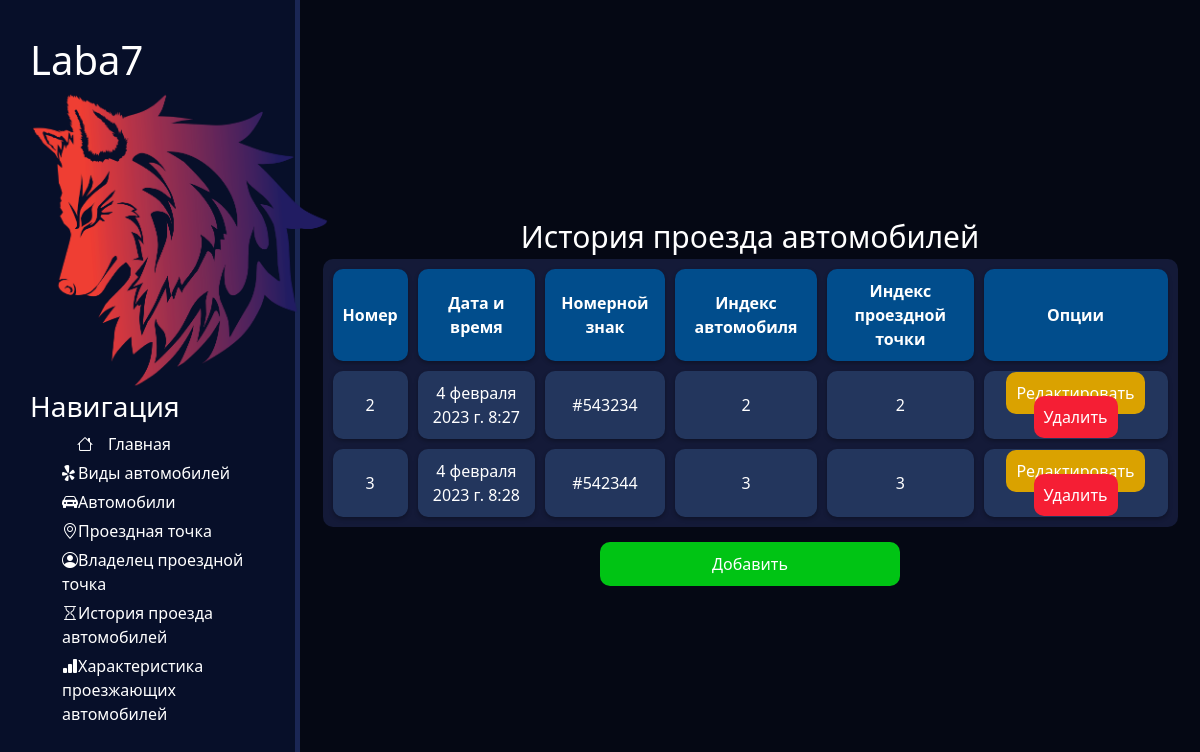
Screenshot of /table_show/4 with the database file from the repository.
### main/models.py (models this page shows, shortened)
class Car(models.Model):
    model_id = models.ForeignKey(CarType, on_delete=models.CASCADE)
    buy_location = models.CharField("Локация покупки", max_length=150)
    owner_FIO = models.CharField("ФИО владельца", max_length=150)
    names = ["Индекс", "Индекс модели", "Локация покупки", "Фио владельца"]
    title = "Автомобили"
    def __str__(self):
        return str(self.model_id)

class CarPass(models.Model):
    date_time = models.DateTimeField()
    plate_number = models.CharField("Номерной знак", max_length=150)
    car_id = models.ForeignKey('Car', on_delete=models.DO_NOTHING)
    travel_point_id = models.ForeignKey(TravelPoint, on_delete=models.DO_NOTHING)
    names = ["Номер", "Дата и время", "Номерной знак", "Индекс автомобиля", "Индекс проездной точки"]
    title = "История проезда автомобилей"
    def get_dict(self):
        return {"id": self.id, 0: self.date_time, 1: self.plate_number, 2: self.car_id, 3: self.travel_point_id}

class CarType(models.Model):
    model = models.CharField('Модель', max_length=50)
    color = models.CharField('Цвет', max_length=50)
    price = models.IntegerField()
    names = ["Индекс", "Модель", "Цвет", "Цена"]
    title = "Виды автомобилей"
    def __str__(self):
        return str(self.id)

class TravelPoint(models.Model):
    name = models.CharField("Название", max_length=150)
    main_owner_id = models.ManyToManyField('OwnerTravelPoint')
    names = ["Индекс", "Название", "Индекс главного владельца"]
    title = "Проездная точка"
    def __str__(self):
        return str(self.id)

### main/views.py (the view)
# urls.py: path('table_show/<int:tk>', views.table_view, name='table_show'),
def table_view(request, tk):
    table = []
    model = [CarType, Car, TravelPoint, OwnerTravelPoint, CarPass, DataOfPassingCar]
    title = model[tk].title
    for x in model[tk].objects.all():
        table.append(x.get_dict())
    return render(request, 'main/table_show.html', {'table': table, 'names': model[tk].names, 'title': title, 'table_id': tk})

### main/templates/main/table_show.html (shortened to what this page needs)
{% load static %}
<!doctype html>
<html lang="en">
<head>
    <link rel="stylesheet" href="{% static 'main/css/navigation.css' %}">
    <link rel="stylesheet" href="https://cdn.jsdelivr.net/npm/bootstrap@5.2.3/dist/css/bootstrap.min.css">
    <link rel="stylesheet" href="{% static 'main/css/data_table.css' %}">
</head>
    <body>
        {% include 'main/navigation.html' %}
        <div class="center_table">
                <div class="horizontal_center">
                    <div>{{title}}</div>
                </div>
                <table class="data_table">
                    <tr>
                        {% for name in names %}
                        <th>{{ name }}</th>
                        {% endfor %}
                        <th>Опции</th>
                    </tr>
                    {% for t in table %}
                    <tr>
                        {% for k, v in t.items %}
                        <td> {{v}} </td>
                        {% endfor %}
                        <td>
                            <a href="{% url 'table_change' tk=table_id el=forloop.counter command='edit' %}" class="edit_button button">Редактировать</a>
                            <a href="{% url 'table_change' tk=table_id el=forloop.counter command='delete' %}"  class="delete_button button">Удалить</a>
                        </td>
                    </tr>
                    {% endfor %}
                </table>
            <div class="horizontal_center">
                <a href="{% url 'table_change' tk=table_id el=0 command='add' %}"  class="add_button button big_button">Добавить</a>
            </div>
        </div>
    </body>
</html>

### main/static/main/css/navigation.css (style rules this page uses)
body { margin: 0px }

### main/static/main/css/data_table.css (style rules this page uses)
html, body { width: 100%; height: 100%; background: #050814; }
.data_table { background-color: #141a38; border-radius: 10px; color: white; width: 100%; border-collapse: separate; border-spacing: 10px; width: 95%; }
.data_table th, td { border-radius: 10px; padding: 10px; text-align: center; box-shadow: 0px 2px 4px rgba(0, 0, 0, 0.3); transition: 0.2s all ease }
.data_table th { background-color: #014d8c; }
.data_table td { color: white; background-color: #23365d; }
.center_table { display:flex; justify-content: center; align-items: center; flex-direction: column; height: 100%; }
.horizontal_center { color: white; display: flex; justify-content: center; }
.horizontal_center div { font-size: 30px; fon-weight: bold; }
.button { color: white; padding: 10px; border-radius: 10px; border: 0px solid white; text-align: center; text-decoration: none; transition: 0.2s ease all }
.edit_button { background-color: #daa200; }
.delete_button { background-color: #f51e34; }
.add_button { margin-top: 15px; background-color: #00c414; }
.big_button { width: 300px; }

### rows the page displays
Car: t "2", model_id "2"
CarPass: t "4 февраля 2023 г. 8:27" "#543234"
TravelPoint: id "2"
Car: t "3", model_id "3"
CarPass: t "4 февраля 2023 г. 8:28" "#542344"
TravelPoint: id "3"

### other values shown
{{ title }} "История проезда автомобилей"
{{ name }} "Номер" "Дата и время" "Номерной знак" "Индекс автомобиля" "Индекс проездной точки"
